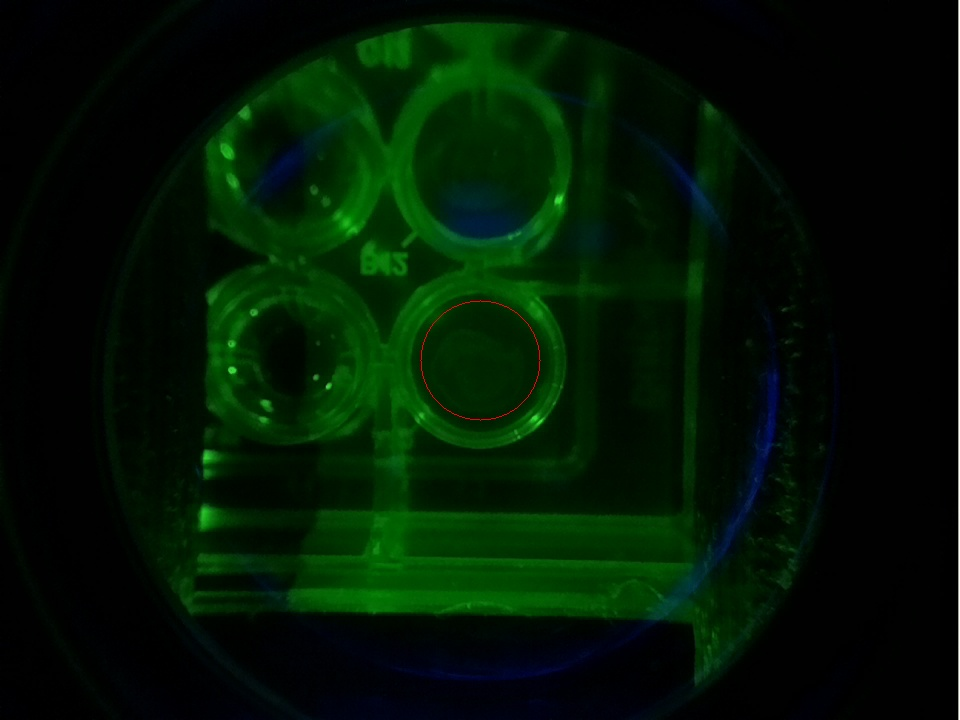
#> input picture OPTICS/20201101/1/IMG_20201102-223538.jpg, 960 x 720 px
$ python figure_analysis_surface_3d.py
#> lines starting #> are read from the running program, lines starting #| are printed output that depends on the picture
import numpy as np
import cv2
from PIL import Image
import math
from imutils import paths
from mpl_toolkits.mplot3d import Axes3D
import matplotlib.pyplot as plt
from matplotlib import cm
from matplotlib.ticker import LinearLocator, FormatStrFormatter
import seaborn as sns
sns.set()


# Load an color image
img = cv2.imread("./20201101/1/IMG_20201102-223538.jpg")
#> img is the input picture: shape (720, 960, 3); mean B, G, R 3.6, 22.6, 1.6

# Convert cv image to pil
img_pil = cv2.cvtColor(img, cv2.COLOR_BGR2RGB)
data_focus = img_pil[360 - 60 * 2:360 + 60 * 2, 480 - 60 * 2:480 + 60 * 2, :]
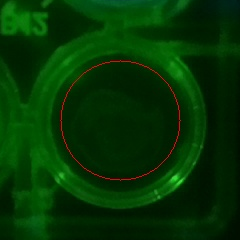
#> data_focus: shape (240, 240, 3); mean R, G, B 3.2, 52.2, 2.7
img_focus = Image.fromarray(data_focus)

print(np.shape(data_focus[:, :, 0]))
#| (240, 240)

data_plot_x = []
data_plot_y = []
data_plot_z = []

i = 0
for x in range(360 - 60 * 2, 360 + 60 * 2):
    for y in range(480 - 60 * 2, 480 + 60 * 2):
        if ((x - 360) ** 2 + (y - 480) ** 2 < 55 ** 2):
            i += 1
            data_plot_x.append(x)
            data_plot_y.append(y)
            data_plot_z.append((0.2126 * img_pil[x, y, 0] + 0.7152 * img_pil[x, y, 1] + 0.00722 * img_pil[x, y, 2]))
#> after the loop, data_plot_x = 9465 values from 306 to 414; data_plot_y = 9465 values, max 534 at index 3696, min 426 at index 3588, mean 480; data_plot_z = 9465 values, max 38.62 at index 884, min 19.31 at index 8337, mean 26.89; i = 9465

data_plot_x = np.array(data_plot_x)
data_plot_y = np.array(data_plot_y)
data_plot_z = np.array(data_plot_z)

data_plot = np.zeros([max(data_plot_x) - min(data_plot_x) + 1, max(data_plot_y) - min(data_plot_y) + 1])
i = 0
for i in range(len(data_plot_x)):
    data_plot[(int)(data_plot_x[i] - min(data_plot_x)), (int)(data_plot_y[i] - min(data_plot_y))] = data_plot_z[i]
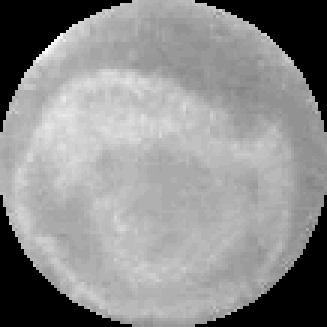
#> data_plot: shape (109, 109) float64 (shown 3 times larger); min 0, max 38.62, mean 21.4; drawn with min black and max white


########################################### plot 3d surface
fig = plt.figure()
#> (the run stopped early here; a loop or call above may not have finished)

$ run again, with OPTICS/20201101/1/IMG_20201102-224652.jpg copied over OPTICS/20201101/1/IMG_20201102-223538.jpg
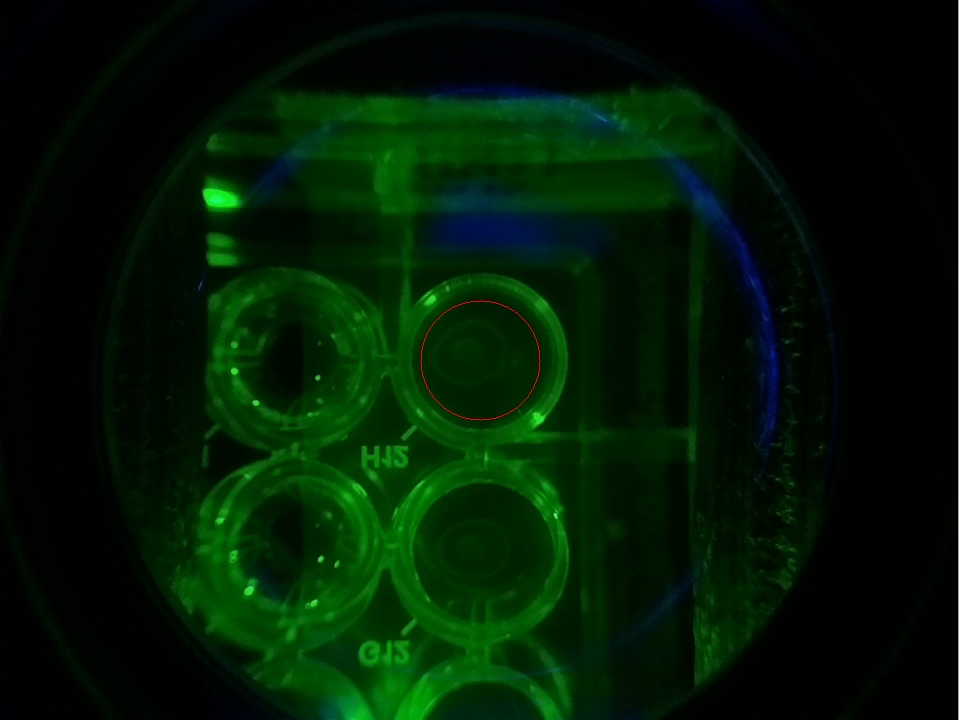
#> input picture OPTICS/20201101/1/IMG_20201102-224652.jpg, 960 x 720 px
#> img is the input picture: shape (720, 960, 3); mean B, G, R 4.5, 26.5, 1.8
#> `data_focus = img_pil[360 - 60 * 2:360 + 60 * 2, 480 - 60 * 2:480 + 60 ..`:
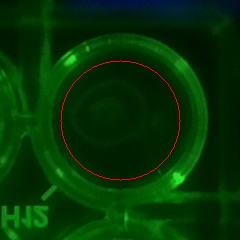
#> data_focus: shape (240, 240, 3); mean R, G, B 3.6, 52.2, 4.5
#| (240, 240)
#> after the loop `for x in range(360 - 60 * 2, 360 + 60 * 2):`: data_plot_x = 9465 values from 306 to 414; data_plot_y = 9465 values, max 534 at index 3696, min 426 at index 3588, mean 480; data_plot_z = 9465 values, max 38.07 at index 2980, min 17.88 at index 165, mean 26; i = 9465
#> after the loop `for i in range(len(data_plot_x)):`:
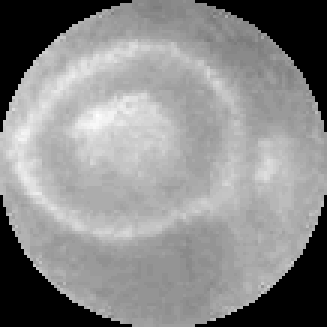
#> data_plot: shape (109, 109) float64 (shown 3 times larger); min 0, max 38.07, mean 20.7; drawn with min black and max white
